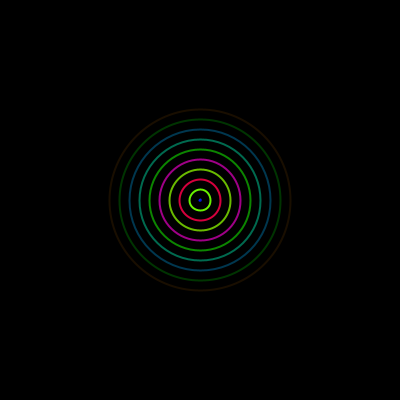
Frame 1 (no input)
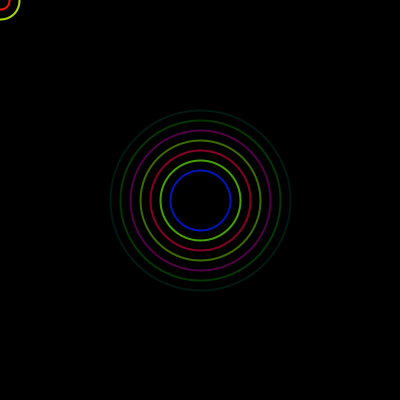
Frame 60 (the mouse pressed at the canvas centre just before this capture)
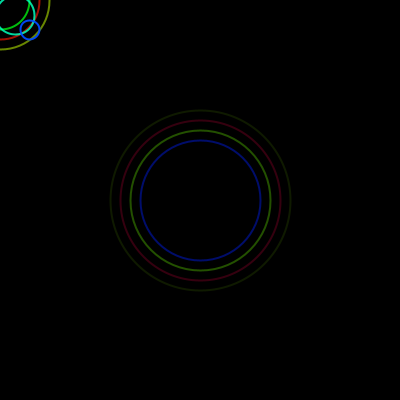
Frame 120 (the mouse held since frame 60 and released just before this capture)

The Processing sketch that drew these frames (run headless with seeded random() and noise(); from frame 60 on, the mouse is pressed at the canvas centre):

// Processing sketch: CircleWavesOOPs
// ── CircleWavesOOPs.pde
WaveCircles wcs;
float cx = 0,cy = 0;
float easing = 0.004;

void setup(){
  size(400,400);
  wcs = new WaveCircles();
  cursor(HAND);
}

void draw(){
  background(0);
  wcs.render();
  wcs.recycle();
  cx += (mouseX-cx)*easing;
  cy += (mouseY-cy)*easing;
  wcs.setCenter(cx,cy);
}

// ── WaveCircle.pde
class WaveCircle {
  PVector center;
  float life;
  float diameter;
  color circleColor;
  boolean colored = true;

  final static int MAX_LIFE = 200;


  WaveCircle(PVector _center, float _diameter) {
    this.center = _center.copy();
    this.diameter = _diameter;
    this.life = WaveCircle.MAX_LIFE-this.diameter;
    pushStyle();
    colorMode(HSB);
    this.circleColor = color(random(255), 255, 255);
    popStyle();
  }

  WaveCircle(PVector _center) {
    this(_center, 0);
    pushStyle();
    colorMode(HSB);
    this.circleColor = color(random(255), 255, 255);
    popStyle();
  }

  void update() {
    this.life -= 1;
    this.diameter += 1;
  }

  void show() {
    pushStyle();
    strokeWeight(2);
    if (colored) {
      colorMode(HSB);
      stroke(hue(this.circleColor), 255, 255, map(this.life, 0, pow(WaveCircle.MAX_LIFE, 0.99), 0, 255));
    } else {
      stroke(255,map(this.life, 0, pow(WaveCircle.MAX_LIFE, 0.99), 0, 255));
    }
    noFill();
    ellipse(this.center.x, this.center.y, this.diameter, this.diameter);
    popStyle();
  }
}

// ── WaveCircles.pde
class WaveCircles{
  ArrayList<WaveCircle> wavecircles = new ArrayList<WaveCircle>();
  private int step = 20;
  PVector center = new PVector(width/2,height/2);
    
  WaveCircles(){
    for(int i = 0;i < WaveCircle.MAX_LIFE;i += this.step){
      WaveCircle wc = new WaveCircle(this.center,i);
      this.wavecircles.add(wc);
    }
  }
  
  void render(){
    for(WaveCircle wc:this.wavecircles){
      wc.update();
      wc.show();
    }
  }
  
  void recycle(){
    for(int i = 0;i < wavecircles.size();i ++){
      if(wavecircles.get(i).life < 0) {
        this.wavecircles.remove(i);
        this.wavecircles.add(new WaveCircle(this.center,0));
      }
    }
  }
  
  void setCenter(float cx,float cy){
    this.center = new PVector(cx,cy);
  }
}//EOC
